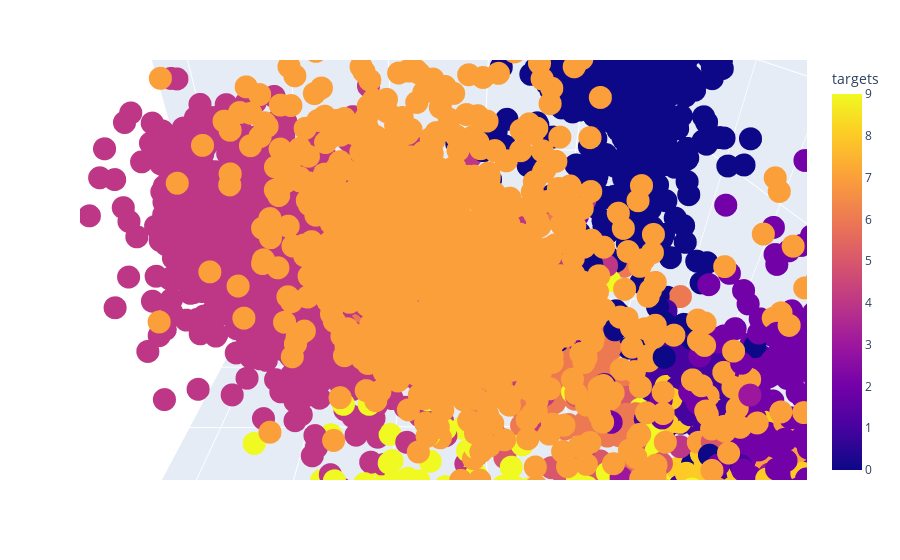

This figure's notebook cell:
### Code cell
tsne_df = pd.DataFrame(
    np.column_stack((features, labels)),
    columns = ["x","y","z","targets"]
)

fig = px.scatter_3d(tsne_df, x='x', y='y', z='z',
              color='targets')
fig.show()

### Figure 1 — Plotly figure (JSON) as saved in the notebook; plotly's stock layout.template omitted (floating-point values rounded to 4 significant figures; data arrays with more than 128 entries replaced by an {"elided": "..."} marker saying what was removed)
{"data": [{"hovertemplate": "x=%{x}<br>y=%{y}<br>z=%{z}<br>targets=%{marker.color}<extra></extra>", "legendgroup": "", "marker": {"color": {"elided": "10000 int values"}, "coloraxis": "coloraxis", "symbol": "circle"}, "mode": "markers", "name": "", "scene": "scene", "showlegend": false, "type": "scatter3d", "x": {"elided": "10000 float values"}, "y": {"elided": "10000 float values"}, "z": {"elided": "10000 float values"}}], "layout": {"autosize": true, "coloraxis": {"colorbar": {"title": {"text": "targets"}}, "colorscale": [[0, "#0d0887"], [0.1111, "#46039f"], [0.2222, "#7201a8"], [0.3333, "#9c179e"], [0.4444, "#bd3786"], [0.5556, "#d8576b"], [0.6667, "#ed7953"], [0.7778, "#fb9f3a"], [0.8889, "#fdca26"], [1, "#f0f921"]]}, "legend": {"tracegroupgap": 0}, "margin": {"t": 60}, "scene": {"aspectmode": "auto", "aspectratio": {"x": 0.9231, "y": 1.06, "z": 1.022}, "camera": {"center": {"x": 0, "y": 0, "z": 0}, "eye": {"x": -0.5283, "y": 0.002483, "z": 0.3289}, "projection": {"type": "perspective"}, "up": {"x": 0, "y": 0, "z": 1}}, "domain": {"x": [0, 1], "y": [0, 1]}, "xaxis": {"title": {"text": "x"}, "type": "linear"}, "yaxis": {"title": {"text": "y"}, "type": "linear"}, "zaxis": {"title": {"text": "z"}, "type": "linear"}}}}
